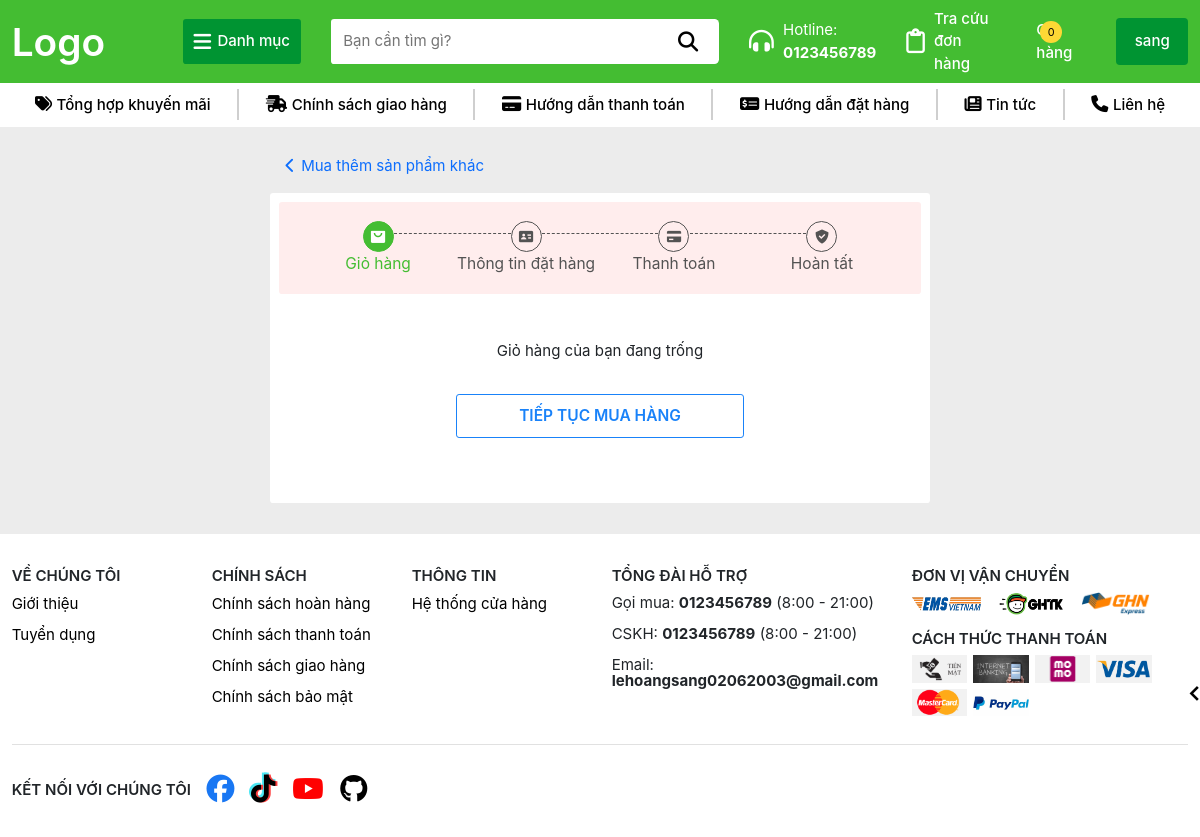
The app's page /giohang/ (signed in), older data.
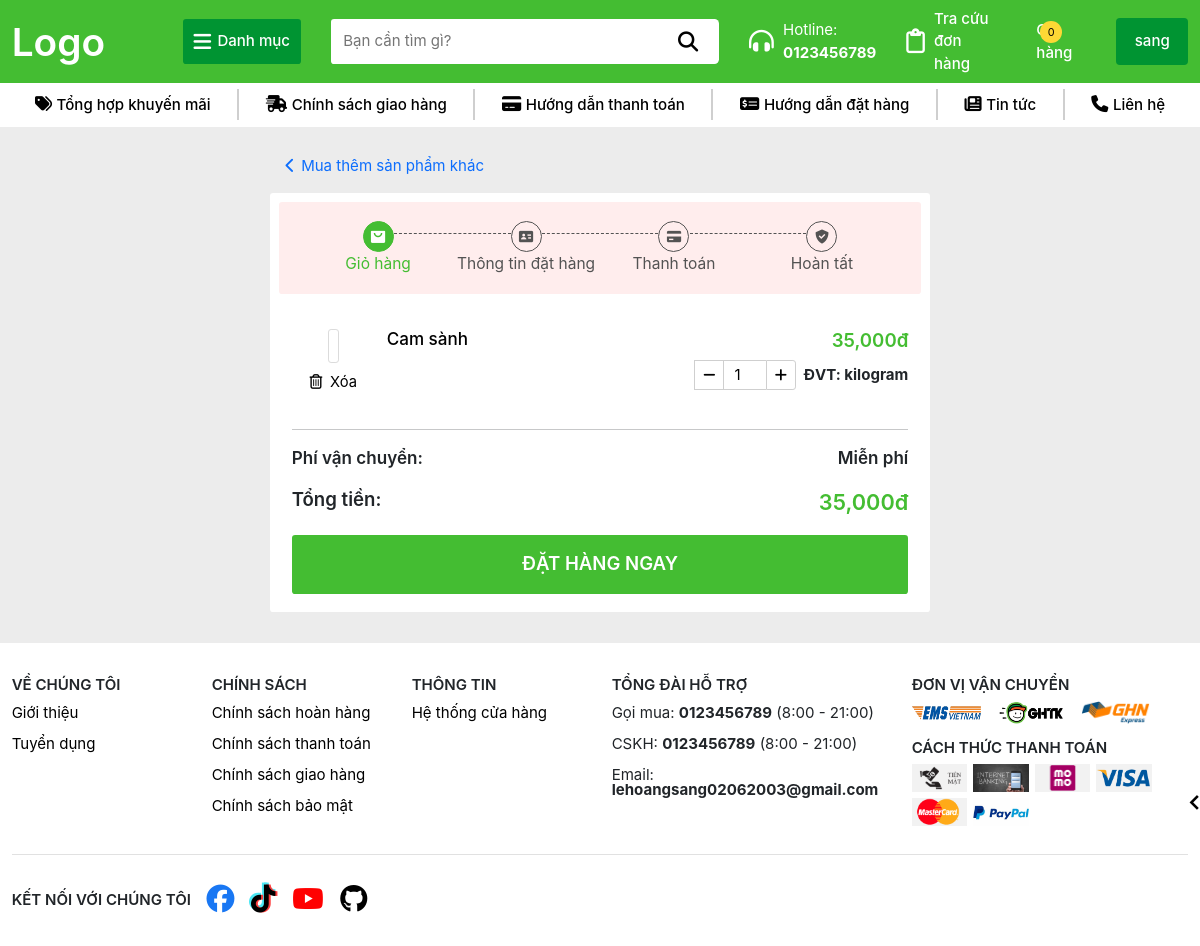
The same page, newer data.
### TraiCay/models.py (models this page shows, shortened)
class GioHang(models.Model):
    user = models.ForeignKey(User, on_delete=models.CASCADE, null=False)
    SanPham = models.ForeignKey(SanPham, on_delete=models.CASCADE, null=False)
    SoLuong = models.IntegerField(default=0, null=False)

class SanPham(models.Model):
    MaSP = models.CharField(max_length=10, primary_key=True)
    MaLoai = models.ForeignKey(Loai, on_delete=models.SET_NULL, null=True)
    TenSP = models.CharField(max_length=100, unique=True)
    DonGia = models.DecimalField(max_digits=10, decimal_places=2)
    MoTa = models.TextField()
    def HinhAnh(self):
        hinhanhsp = self.hinhanhsp_set.first()
        return hinhanhsp.HinhAnh if hinhanhsp else None
    def TonKho(self):
        return sum([chitiet.SoLuongTon for chitiet in self.chitietkho_set.all()])

### TraiCay/views.py (the view, shortened to what this page needs)
# urls.py: path('giohang/', views.giohang, name='GioHang'),
def giohang(request):
    user = request.user
    if user and user.is_authenticated:
        giohang = GioHang.objects.filter(user = user)
        for gh in giohang:
            if gh.SanPham.TonKho() <= 0:
                gh.delete()
        giohang = GioHang.objects.filter(user = user)
        total = sum([gh.SanPham.DonGia * gh.SoLuong for gh in giohang])
        try:
            kh = KhachHang.objects.get(user=user)
            return render(request, 'giohang.html', {'Cart': giohang, 'TongTien': total, 'KH': kh})
        except Exception:
            pass
        return render(request, 'giohang.html', {'Cart': giohang, 'TongTien': total})
    return render(request, 'giohang.html')

### TraiCay/templates/giohang.html (shortened to what the changed rows need)
{% extends 'layout/base.html' %}
{% block content %}
    {% load static %}
    {% load humanize %}
    <section class="cart-wrapper">
        <div class="container-fluid">
            <div class="cart-main">
                {% if Cart %}
                    <div class="cart-info d-none form-current" id="cart-info-box">
                        <div class="cart-products-wrapper">
                            {% for cart in Cart %}
                                <div class="cart-product-box d-flex">
                                    <div class="cart-product-left d-flex flex-column align-items-center gap-2">
                                        <a href="/sanpham/{{cart.SanPham.MaSP}}">
                                            <div class="cart-img">
                                            </div>
                                        </a>
                                        <a href="javascript:void(0)" data-product="{{cart.SanPham.MaSP}}" class="delete-cart-item d-flex gap-2 align-items-center">
                                            <i class="fa-regular fa-trash-can"></i>
                                            <span>Xóa</span>
                                        </a>
                                    </div>
                                    <div class="cart-product-right d-flex justify-content-between">
                                        <div class="cart-product-name">
                                            <a href="/sanpham/{{cart.SanPham.MaSP}}">
                                                <h5>{{cart.SanPham.TenSP}}</h5>
                                            </a>
                                        </div>
                                        <div class="cart-product-price-quantity">
                                            <div class="cart-product-price">
                                                <h5>{{cart.SanPham.DonGia|floatformat:"0"|intcomma}}đ</h5>
                                            </div>
                                            <div class="cart-product-quantity">
                                                <button type="button" class="update-quantity decrease-quantity"
                                                        data-product-btn="{{cart.SanPham.MaSP}}" data-update="decrease">
                                                    <i class="fa-solid fa-minus"></i>
                                                </button>
                                                <input type="number" name="quantity" value="{{cart.SoLuong}}" data-product="{{cart.SanPham.MaSP}}" min="1" />
                                                <button type="button" class="update-quantity increase-quantity"
                                                        data-product-btn="{{cart.SanPham.MaSP}}" data-update="increase">
                                                    <i class="fa-solid fa-plus"></i>
                                                </button>
                                                <strong class="ms-2 d-flex align-items-center">ĐVT: kilogram</strong>
                                            </div>
                                        </div>
                                    </div>
                                </div>
                            {% endfor %}
                        </div>
                        <hr class="cart-hr" />
                        <div class="cart-product-total d-flex flex-column gap-3">
                            <div class="summary-shipping">
                                <span class="s-shipping-title">Phí vận chuyển: </span>
                                <span class="ship-price">Miễn phí</span>
                            </div>
                            <div class="summary-price">
                                <span class="s-price-title">Tổng tiền: </span>
                                <span class="total-price">{{TongTien|floatformat:"0"|intcomma}}đ</span>
                            </div>
                            {% if user.is_authenticated %}
                                <button class="summary-action cart-summary-btn" onclick="window.location.href='#cart-order-box'">
                                    ĐẶT HÀNG NGAY
                                </button>
                            {% else %}
                                <button class="summary-action not-logged-in">
                                    ĐẶT HÀNG NGAY
                                </button>
                            {% endif %}
                        </div>
                    </div>
                {% else %}
                    <div class="cart-info">
                        <div class="cart-empty d-flex flex-column align-items-center py-5">
                            <p>Giỏ hàng của bạn đang trống</p>
                            <button class="to-home-page-btn" onclick="window.location.href='/loai/all'">
                                TIẾP TỤC MUA HÀNG
                            </button>
                        </div>
                    </div>
                {% endif %}
            </div>
        </div>
    </section>
{% endblock %}

Row changes from the older to the newer data that the page shows:
added GioHang: SanPham.TenSP "Cam sành", SanPham.DonGia "35,000", quantity "1"
Text that changed along with them:
{{ TongTien|floatformat:"0"|intcomma }}: (not shown) → "35,000"
text no longer shown: "Giỏ hàng của bạn đang trống TIẾP TỤC MUA HÀNG"
text now shown: "Phí vận chuyển: Miễn phí Tổng tiền: đ ĐẶT HÀNG NGAY"
